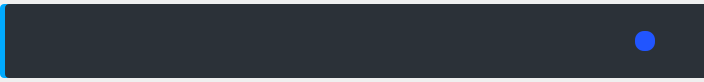
<?xml version="1.0" encoding="UTF-8"?>
<ui version="4.0">
 <class>List_page</class>
 <widget class="QWidget" name="List_page">
  <property name="geometry">
   <rect>
    <x>0</x>
    <y>0</y>
    <width>704</width>
    <height>82</height>
   </rect>
  </property>
  <property name="windowTitle">
   <string>Form</string>
  </property>
  <widget class="QWidget" name="widget" native="true">
   <property name="geometry">
    <rect>
     <x>0</x>
     <y>4</y>
     <width>704</width>
     <height>74</height>
    </rect>
   </property>
   <property name="styleSheet">
    <string notr="true">background-color: rgb(0, 170, 255);
border-radius:4px;</string>
   </property>
   <widget class="QWidget" name="widget_2" native="true">
    <property name="geometry">
     <rect>
      <x>5</x>
      <y>0</y>
      <width>704</width>
      <height>74</height>
     </rect>
    </property>
    <property name="styleSheet">
     <string notr="true">
background-color: rgba(43, 49, 56, 1);</string>
    </property>
    <widget class="QPushButton" name="pushButton">
     <property name="geometry">
      <rect>
       <x>630</x>
       <y>27</y>
       <width>20</width>
       <height>20</height>
      </rect>
     </property>
     <property name="styleSheet">
      <string notr="true">background-color: rgb(33, 85, 255);
border-radius:9px;</string>
     </property>
     <property name="text">
      <string/>
     </property>
    </widget>
    <widget class="QWidget" name="verticalLayoutWidget">
     <property name="geometry">
      <rect>
       <x>20</x>
       <y>10</y>
       <width>602</width>
       <height>61</height>
      </rect>
     </property>
     <layout class="QVBoxLayout" name="verticalLayout">
      <item>
       <widget class="QLabel" name="label_title">
        <property name="maximumSize">
         <size>
          <width>600</width>
          <height>16777215</height>
         </size>
        </property>
        <property name="styleSheet">
         <string notr="true">color: rgb(255, 255, 255);</string>
        </property>
        <property name="text">
         <string/>
        </property>
       </widget>
      </item>
      <item>
       <layout class="QHBoxLayout" name="horizontalLayout">
        <item>
         <widget class="QLabel" name="label_date">
          <property name="styleSheet">
           <string notr="true">color: rgb(255, 255, 255);</string>
          </property>
          <property name="text">
           <string/>
          </property>
         </widget>
        </item>
        <item>
         <widget class="QLabel" name="label_2">
          <property name="minimumSize">
           <size>
            <width>100</width>
            <height>0</height>
           </size>
          </property>
          <property name="maximumSize">
           <size>
            <width>490</width>
            <height>16777215</height>
           </size>
          </property>
          <property name="styleSheet">
           <string notr="true">color: rgb(255, 255, 255);</string>
          </property>
          <property name="text">
           <string/>
          </property>
         </widget>
        </item>
        <item>
         <spacer name="horizontalSpacer_2">
          <property name="orientation">
           <enum>Qt::Horizontal</enum>
          </property>
          <property name="sizeHint" stdset="0">
           <size>
            <width>40</width>
            <height>20</height>
           </size>
          </property>
         </spacer>
        </item>
       </layout>
      </item>
     </layout>
    </widget>
   </widget>
  </widget>
 </widget>
 <resources/>
 <connections/>
</ui>
